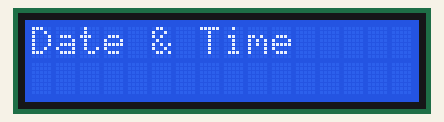
Recording of a program running on a simulated Raspberry Pi (BCM pin numbers). Shown: 16×2 character LCD. The clock reads 2024-03-15 10:24:30 at power-on unless the program sets it; library files of the repository ran but are not shown: I2C_LCD_driver.py; what the program prints to the terminal is not drawn.

Above: at 0.3 s.
At 1.4 s:
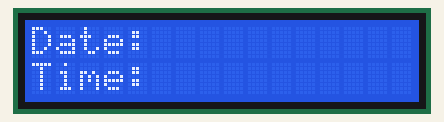
At 6.1 s:
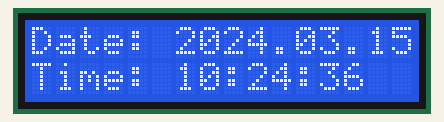
At 11.1 s:
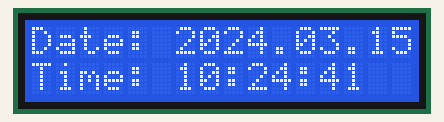
At 20.1 s:
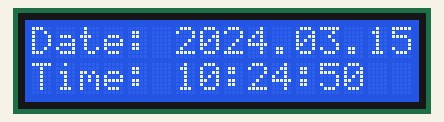
At 38.1 s:
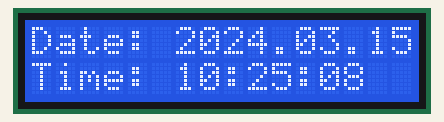

Measured:
- what the display in image 0 shows lasts 1.0 s, from 0.3 s to 1.3 s
- what the display in image 1 shows lasts 0.7 s, from 1.3 s to 2.0 s

The program:

datetime.py
```python
#!/usr/bin/python
# Original code found at:
# https://gist.github.com/DenisFromHR/cc863375a6e19dce359d
# modified by zzeromin
# requires I2C_LCD_driver.py

import I2C_LCD_driver
from sys import exit
from time import *
from subprocess import *

mylcd = I2C_LCD_driver.lcd()

# String 1
mylcd.lcd_display_string("Date & Time", 1)
sleep(1) # 1 sec delay
mylcd.lcd_clear()

# String 2
mylcd.lcd_display_string("Date:", 1)
mylcd.lcd_display_string("Time:", 2)

old_datetime = datetime = strftime('%Y.%m.%d %H:%M:%S')

while True:
    try:
        while old_datetime == datetime:
            sleep(0.0001)
            datetime = strftime('%Y.%m.%d %H:%M:%S')
        old_datetime = datetime
        print datetime
        mylcd.lcd_display_string(datetime[:-9], 1, 6)
        mylcd.lcd_display_string(datetime[11:], 2, 6)
    except KeyboardInterrupt:
        mylcd.backlight(0)
        print
        exit()
```
